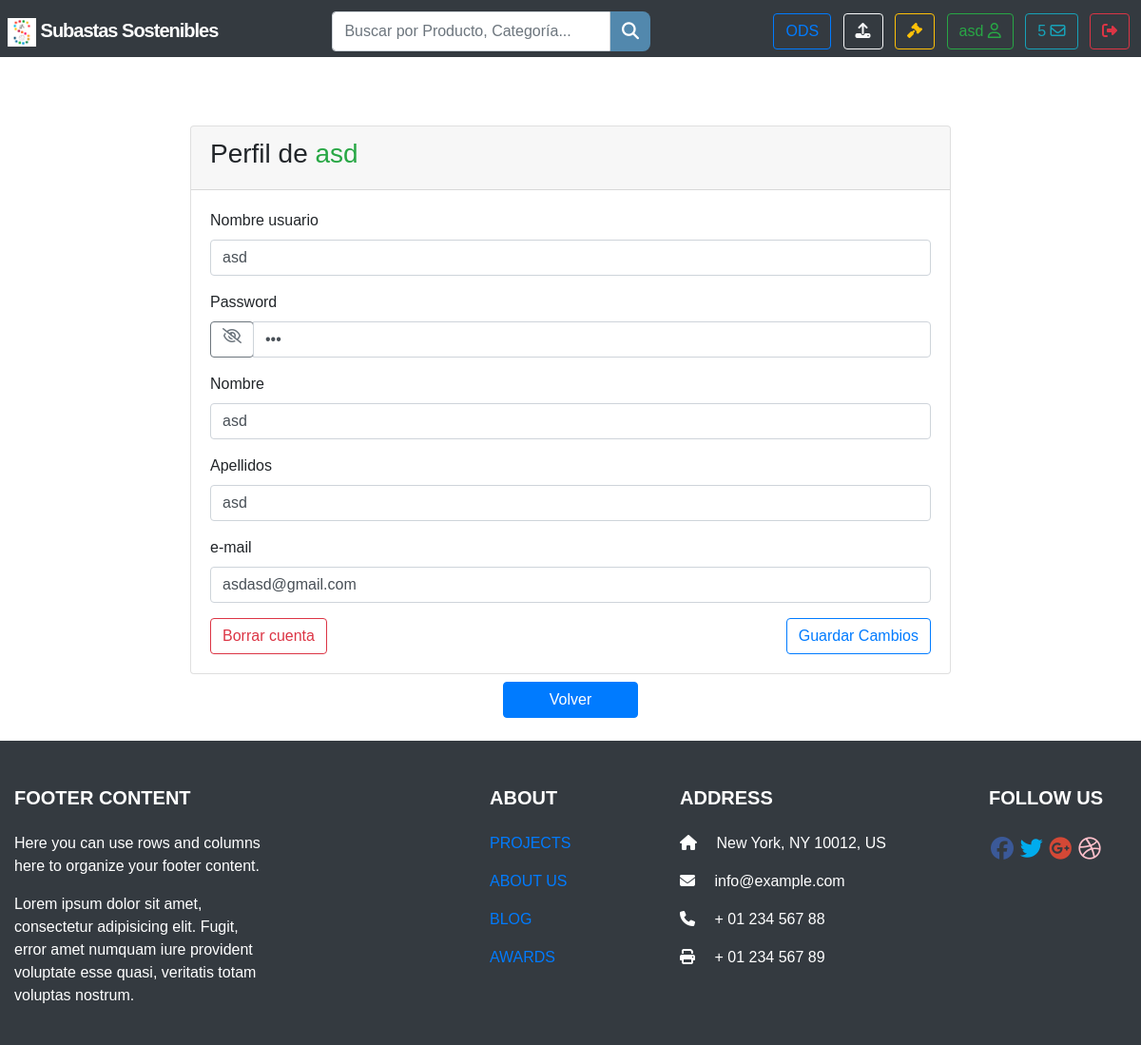
Screenshot of /ProyectoFinalFranciscoCarrasco/php/perfil.php (signed in) with the database file from the repository.
### tables this page shows
CREATE TABLE `usuario` (
  `codUsuario` int(12) NOT NULL,
  `nombre` varchar(60) NOT NULL,
  `apellidos` varchar(60) NOT NULL,
  `nombreUsuario` varchar(80) NOT NULL,
  `email` varchar(90) NOT NULL,
  `password` varchar(20) NOT NULL
);

### ProyectoFinalFranciscoCarrasco/clases/dbmanager.php (called while the page is built, shortened)
<?php
class DbManager
{
    public static function getConnection()
    {
        $inst = Conexion::getInstance();
        return $inst->getConnection();
    }
    public static function getUser($codUsr)
    {
        $connection = self::getConnection();
        $sql = "SELECT * FROM usuario WHERE codUsuario = " . $codUsr;
        $result = $connection->query($sql);
        $usuario = null;
        if ($result) {
            $row = $result->fetch_array();
            $usuario = new Usuario($row);
        }
        return $usuario;
    }
}
?>

### ProyectoFinalFranciscoCarrasco/clases/Usuario.php (called while the page is built, shortened)
<?php
class Usuario{
	private $nombre;
	private $apellidos;
	private $nombreUsuario;
	private $email;
	private $password;
	public function __construct($row){
		$this->nombre= $row['nombre'];
		$this->apellidos= $row['apellidos'];
		$this->nombreUsuario= $row['nombreUsuario'];
		$this->email= $row['email'];
		$this->password= $row['password'];
	}
    public function getNombre()
    {
        return $this->nombre;
    }
    public function getApellidos()
    {
        return $this->apellidos;
    }
    public function getNombreUsuario()
    {
        return $this->nombreUsuario;
    }
    public function getEmail()
    {
        return $this->email;
    }
    public function getPassword()
    {
        return $this->password;
    }
}
?>

### ProyectoFinalFranciscoCarrasco/php/perfil.php (the view, shortened to what this page needs)
<?php
require_once("../clases/dbmanager.php");
$codigoUsuario = $_SESSION['sesion']['codUsuario'];
$usuario = DbManager::getUser($codigoUsuario);
?>
<!DOCTYPE html>
<html lang="en">
<head>
    <link rel="stylesheet" href="https://maxcdn.bootstrapcdn.com/bootstrap/4.0.0/css/bootstrap.min.css"
>
    <link rel="stylesheet" href="../css/estilo.css">
</head>
<body>
<header class="container-fluid">
    <div class="row">
        <div class="col-md-12 p-0">
            <?php
            include_once("headerODS.php");
            ?>
        </div>
    </div>
</header>
<div class="container-fluid m-0 mt-5">
    <div class="row ">
        <div class="col-sm-12 col-md-12 col-lg-12">
            <div class="row justify-content-center mt-3">
                <div class="card m-2" style="width: 50rem;">
                    <div class='card-header'><h3> Perfil de <span
                                    class='text-success'><?php echo $usuario->getNombreUsuario() ?></span></h3>
                    </div>
                    <div class='card-body'>
                        <form id="updateUsr" action="perfil.php" method="post">
                            <div class='form-group'><label for='nombreUsuario'>Nombre usuario</label>
                                <input type='text' class='form-control'
                                       value='<?php echo $usuario->getNombreUsuario() ?>'
                                       id='nombreUsuario' name='nombreUsuario'/>
                            </div>
                            <div class='form-group'>
                                <label for='#pass'>Password</label>
                                <div class='input-group'>
                                    <div class='input-group-prepend btn btn-outline-secondary' id='vista'><i
                                                class='far fa-eye-slash'></i></div>
                                    <input type='password' class='form-control'
                                           value='<?php echo $usuario->getPassword() ?>'
                                           id='pass'
                                           name='pass'/>
                                </div>
                            </div>
                            <div class='form-group'><label for='nombre'>Nombre</label>
                                <input type='text' class='form-control disabled'
                                       value='<?php echo $usuario->getNombre() ?>'
                                       id='nombre' name='nombre'/></div>
                            <div class='form-group'><label for='ap'>Apellidos</label>
                                <input type='text' class='form-control disabled'
                                       value='<?php echo $usuario->getApellidos() ?>'
                                       id='ap' name='ap'/></div>
                            <div class='form-group'><label for='correo'>e-mail</label>
                                <input type='email' class='form-control' value='<?php echo $usuario->getEmail() ?>'
                                       id='correo'
                                       name='correo'/>
                            </div>
                            <button type="button" id="delete" class='btn btn-outline-danger'>Borrar cuenta</button>
                            <input type='submit' value='Guardar Cambios' class='btn btn-outline-primary float-right'/>
                        </form>
                    </div>
                </div>
            </div>
            <div class="row justify-content-center">
                <a href="../index.php" class="btn btn-primary pl-5 pr-5">Volver</a>
            </div>
        </div>
    </div>
</div>
<footer class="container-fluid p-0">
    <?php
    include_once("footer.php");
    ?>
</footer>
</body>
</html>

### ProyectoFinalFranciscoCarrasco/css/estilo.css (style rules this page uses)
html { margin: 0; padding: 0; scroll-behavior: smooth; }
body { margin: 0; font-family: Arial, Helvetica, sans-serif; }

### rows the page displays
usuario: nombreUsuario "asd", nombre "asd", ap "asd", correo "asdasd@gmail.com"

### other values shown
$_SESSION['sesion']['nombreUsuario'] "asd"
